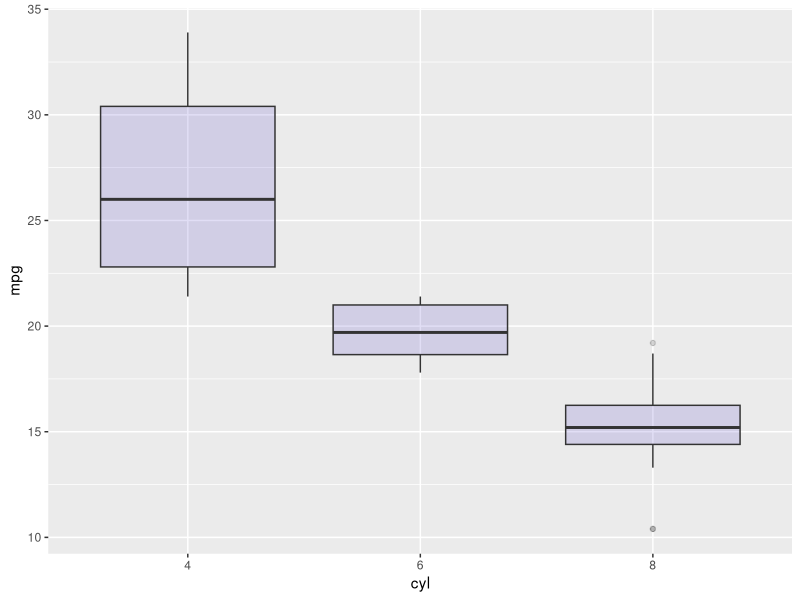
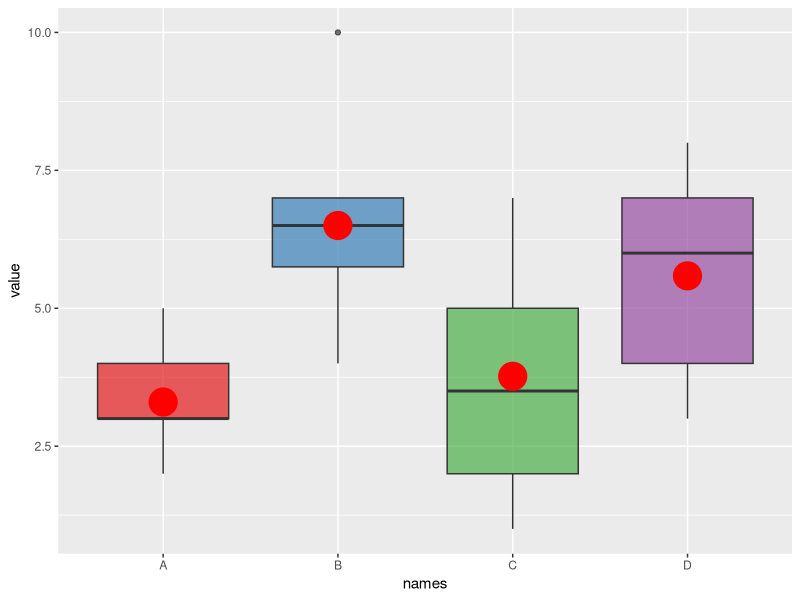

The R source for these figures, in order:
##########################################
#  https://github.com/ctingluo
#  Copyright (C) 2021 Chenting.luo
#  contact: ctingluo@163.com
##########################################




#Basic ggplot2 boxplot

# Load ggplot2
library(ggplot2)

# The mtcars dataset is natively available
# head(mtcars)

# A really basic boxplot.
ggplot(mtcars, aes(x=as.factor(cyl), y=mpg)) + 
  geom_boxplot(fill="slateblue", alpha=0.2) + 
  xlab("cyl")







#Boxplot with individual data points
# load packages
library(ggplot2)

# create data
names = c(rep("A", 20) , rep("B", 8) , rep("C", 30), rep("D", 80))
value = c( sample(2:5, 20 , replace=T) , sample(4:10, 8 , replace=T), sample(1:7, 30 , replace=T), sample(3:8, 80 , replace=T) )
data = data.frame(names, value)

# plot
p <- ggplot(data, aes(x=names, y=value, fill=names)) +
  geom_boxplot(alpha = 0.7) +
  stat_summary(fun.y=mean, geom="point", shape=20, size=14, color="red", fill="red") +
  theme(legend.position="none") +
  scale_fill_brewer(palette="Set1")
p
